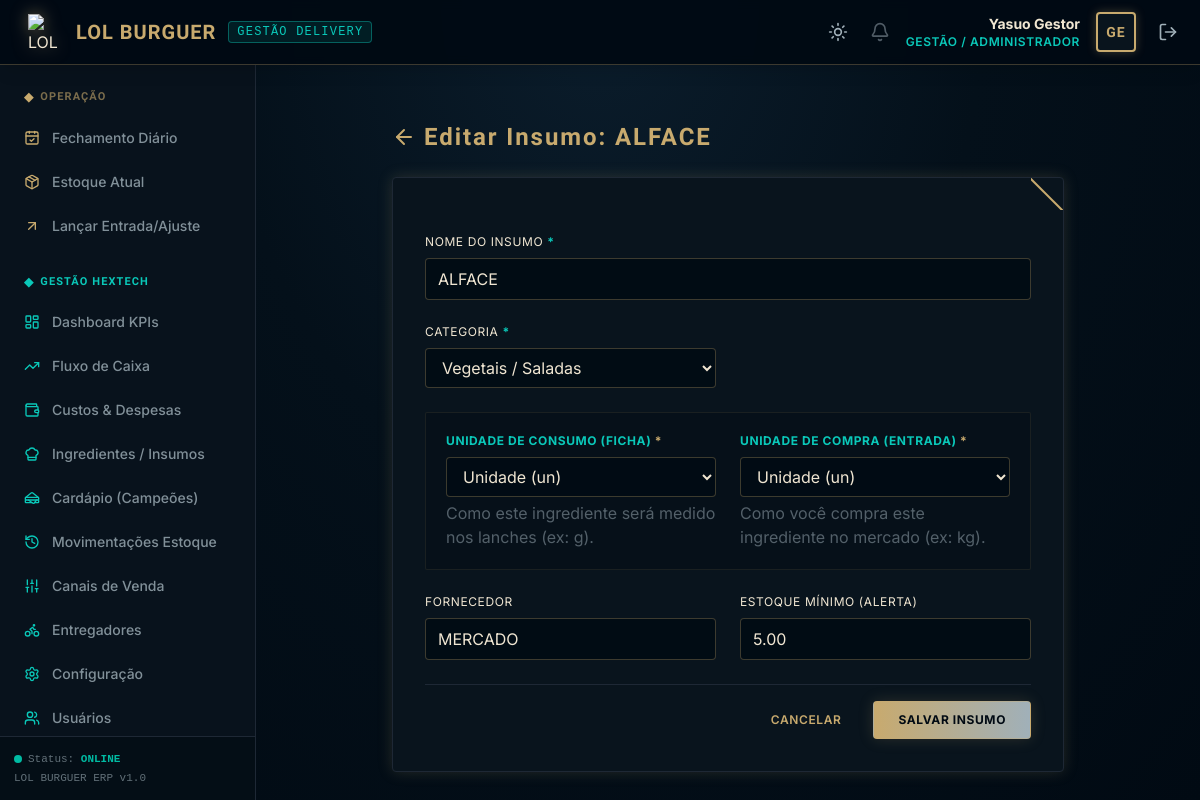
The app's page /produtos/ingredientes/11/editar/ (signed in), older data.
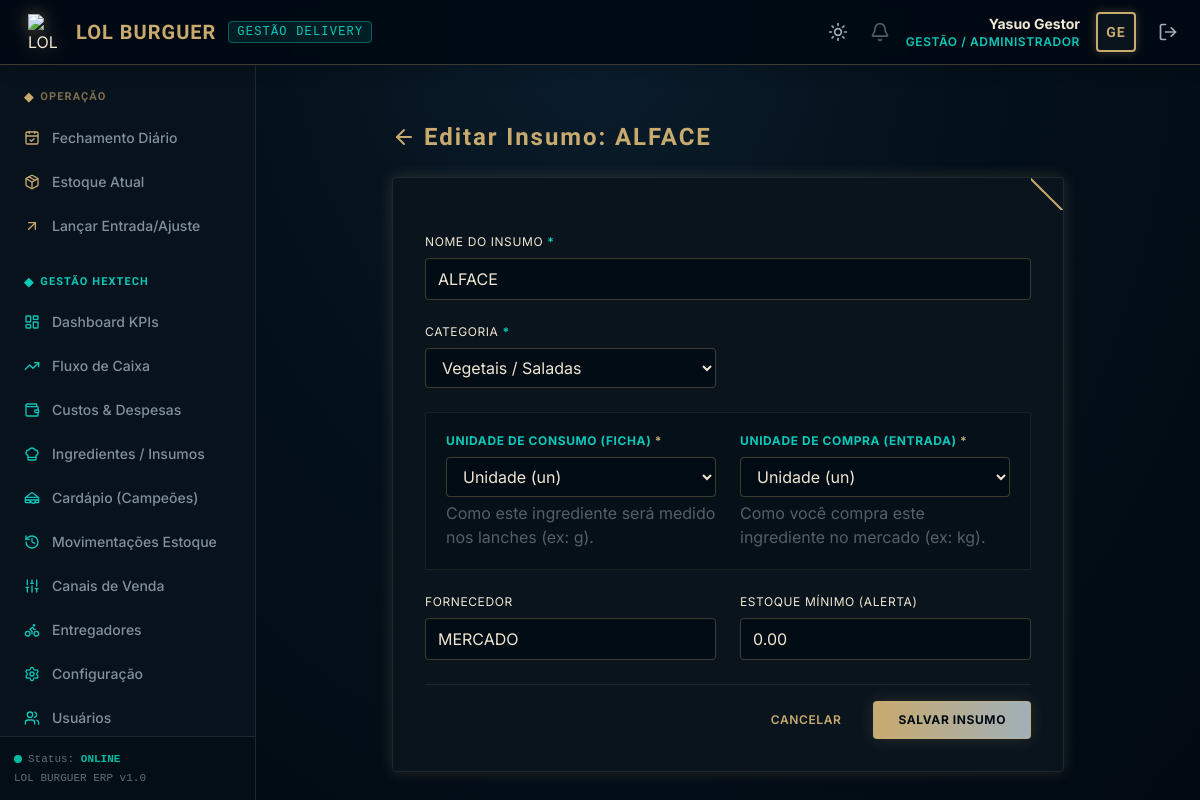
The same page, newer data.
### produtos/models.py (models this page shows, shortened)
class Ingrediente(models.Model):
    UNIDADES_MEDIDA = (
        ('kg', 'Quilograma (kg)'),
        ('g', 'Grama (g)'),
        ('l', 'Litro (l)'),
        ('ml', 'Mililitro (ml)'),
        ('un', 'Unidade (un)'),
    )
    CATEGORIAS = (
        ('PROTEINA', 'Proteínas'),
        ('PAO', 'Pães'),
        ('MOLHO', 'Molhos'),
        ('VEGETAL', 'Vegetais / Saladas'),
        ('QUEIJO', 'Queijos'),
        ('EMBALAGEM', 'Embalagens'),
        ('OUTROS', 'Outros'),
    )
    nome = models.CharField(max_length=100, verbose_name="Nome do Insumo")
    unidade_medida = models.CharField(max_length=5, choices=UNIDADES_MEDIDA, default='g', verbose_name="Unidade de Medida")
    unidade_compra = models.CharField(max_length=5, choices=UNIDADES_MEDIDA, default='g', verbose_name="Unidade de Compra (Entrada)")
    custo_unitario = models.DecimalField(max_digits=10, decimal_places=4, default=Decimal('0.0000'), verbose_name="Custo Unitário (R$)")
    fornecedor = models.CharField(max_length=100, blank=True, null=True, verbose_name="Fornecedor")
    estoque_minimo = models.DecimalField(max_digits=10, decimal_places=2, default=0, verbose_name="Estoque Mínimo")
    estoque_atual = models.DecimalField(max_digits=10, decimal_places=2, default=0, verbose_name="Estoque Atual")
    categoria = models.CharField(max_length=20, choices=CATEGORIAS, default='OUTROS', verbose_name="Categoria")
    class Meta:
        verbose_name = "Ingrediente / Insumo"
        verbose_name_plural = "Ingredientes / Insumos"
        ordering = ['nome']

### core/decorators.py (the view)
    def _wrapped_view_func(request, *args, **kwargs):
        if request.user.is_authenticated and request.user.role == 'GESTAO':
            return view_func(request, *args, **kwargs)
        messages.error(request, "Acesso negado: Apenas a Gestão tem permissão para acessar esta página.")
        return redirect('home')

### produtos/forms.py (shortened to what this page needs)
class IngredienteForm(ThemeFormMixin, forms.ModelForm):
    estoque_minimo = MoedaField(
        required=False, label="Estoque mínimo (na unidade de consumo)",
        widget=forms.TextInput(attrs={'inputmode': 'decimal', 'placeholder': 'Ex: 2000'}),
    )
    class Meta:
        model = Ingrediente
        fields = ['nome', 'unidade_medida', 'unidade_compra', 'fornecedor', 'estoque_minimo', 'categoria']
    def __init__(self, *args, **kwargs):
        super().__init__(*args, **kwargs)
        if 'nome' in self.fields:
            self.fields['nome'].widget.attrs.update({
                'oninput': "this.value = this.value.toUpperCase()",
                'style': "text-transform: uppercase;"
            })

### templates/produtos/ingrediente_form.html (shortened to what this page needs)
{% extends "base.html" %}
{% block content %}
<div class="max-w-2xl mx-auto">
    <div class="mb-6 flex items-center space-x-2">
        <a href="{% url 'ingrediente_listar' %}" class="text-hex_gold hover:text-white transition-colors" title="Voltar à listagem">
            <i data-lucide="arrow-left" class="w-6 h-6"></i>
        </a>
        <h1 class="text-2xl font-bold title-hex text-hex_gold">{{ titulo }}</h1>
    </div>
    <div class="bg-hex_dark_card border border-hex_dark_border p-6 md:p-8 rounded shadow-hex-gold relative">
        <div class="absolute top-0 right-0 w-8 h-8 overflow-hidden">
            <div class="absolute top-0 right-0 w-16 h-0.5 bg-hex_gold rotate-45 transform translate-x-4 translate-y-4"></div>
        </div>
        <form method="post" class="space-y-6">
            <div class="grid grid-cols-1 md:grid-cols-2 gap-6">
                <div class="md:col-span-2">
                    <label for="{{ form.nome.id_for_label }}" class="block text-xs uppercase tracking-wider text-hex_gold_light mb-2">
                        Nome do Insumo <span class="text-hex_blue font-bold">*</span>
                    </label>
                    {{ form.nome }}
                </div>
                <div>
                    <label for="{{ form.categoria.id_for_label }}" class="block text-xs uppercase tracking-wider text-hex_gold_light mb-2">
                        Categoria <span class="text-hex_blue font-bold">*</span>
                    </label>
                    {{ form.categoria }}
                </div>
                <div class="md:col-span-2 grid grid-cols-1 md:grid-cols-2 gap-6 bg-hex_dark_bg/30 border border-hex_gold/10 p-5 rounded-sm">
                    <div>
                        <label for="{{ form.unidade_medida.id_for_label }}" class="block text-xs uppercase tracking-wider text-hex_blue font-bold mb-2">
                            Unidade de Consumo (Ficha) <span class="text-hex_gold font-bold">*</span>
                        </label>
                        {{ form.unidade_medida }}
                        <p class="text-xxs text-hex_gold_dim/50 mt-1">Como este ingrediente será medido nos lanches (ex: g).</p>
                    </div>
                    <div>
                        <label for="{{ form.unidade_compra.id_for_label }}" class="block text-xs uppercase tracking-wider text-hex_blue font-bold mb-2">
                            Unidade de Compra (Entrada) <span class="text-hex_gold font-bold">*</span>
                        </label>
                        {{ form.unidade_compra }}
                        <p class="text-xxs text-hex_gold_dim/50 mt-1">Como você compra este ingrediente no mercado (ex: kg).</p>
                    </div>
                </div>
                <div>
                    <label for="{{ form.fornecedor.id_for_label }}" class="block text-xs uppercase tracking-wider text-hex_gold_light mb-2">
                        Fornecedor
                    </label>
                    {{ form.fornecedor }}
                </div>
                <div>
                    <label for="{{ form.estoque_minimo.id_for_label }}" class="block text-xs uppercase tracking-wider text-hex_gold_light mb-2">
                        Estoque Mínimo (Alerta)
                    </label>
                    {{ form.estoque_minimo }}
                </div>
            </div>
            <div class="flex items-center justify-end space-x-4 pt-4 border-t border-hex_dark_border">
                <a href="{% url 'ingrediente_listar' %}" class="px-4 py-2.5 rounded text-xs font-semibold text-hex_gold hover:text-white transition-all uppercase tracking-wider">
                    Cancelar
                </a>
                <button type="submit" class="bg-gradient-to-r from-hex_gold to-hex_gold_dim hover:from-hex_blue hover:to-hex_blue_dark text-hex_dark_bg hover:text-white font-bold py-2.5 px-6 rounded transition-all uppercase tracking-wider text-xs border border-hex_gold/40 shadow-hex-gold hover:shadow-hex-blue">
                    Salvar Insumo
                </button>
            </div>
        </form>
    </div>
</div>
{% endblock %}

Row changes from the older to the newer data that the page shows:
changed Ingrediente "ALFACE": estoque_minimo "5.00" → "0.00"
